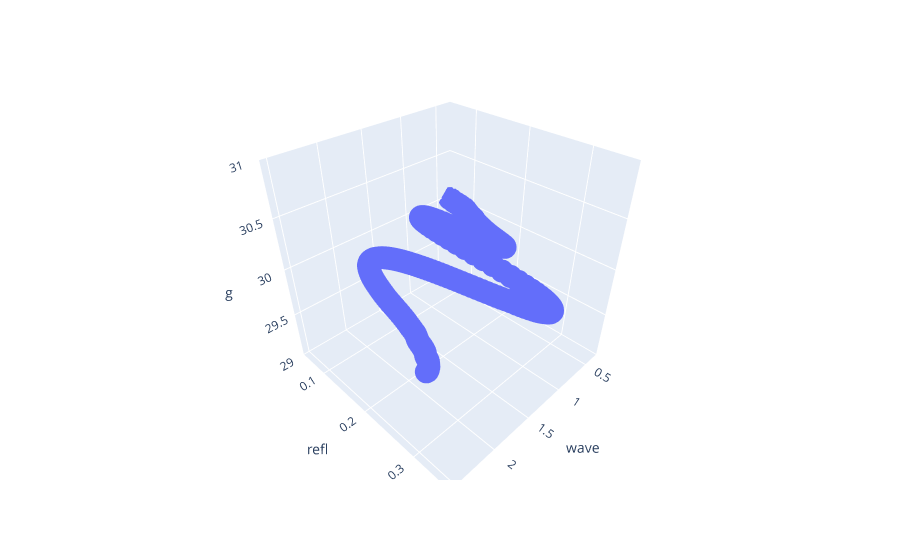

The code cell stored with this chart in its notebook:
### Code cell
fig.show()

### Figure 1 — Plotly figure (JSON) as saved in the notebook; plotly's stock layout.template omitted (floating-point values rounded to 4 significant figures; data arrays with more than 128 entries replaced by an {"elided": "..."} marker saying what was removed)
{"data": [{"hovertemplate": "wave=%{x}<br>refl=%{y}<br>g=%{z}<extra></extra>", "legendgroup": "", "marker": {"color": "#636efa", "symbol": "circle"}, "mode": "markers", "name": "", "scene": "scene", "showlegend": false, "type": "scatter3d", "x": {"elided": "216 float values"}, "y": {"elided": "216 float values"}, "z": {"elided": "216 int values"}}], "layout": {"legend": {"tracegroupgap": 0}, "margin": {"t": 60}, "scene": {"domain": {"x": [0, 1], "y": [0, 1]}, "xaxis": {"title": {"text": "wave"}}, "yaxis": {"title": {"text": "refl"}}, "zaxis": {"title": {"text": "g"}}}}}
